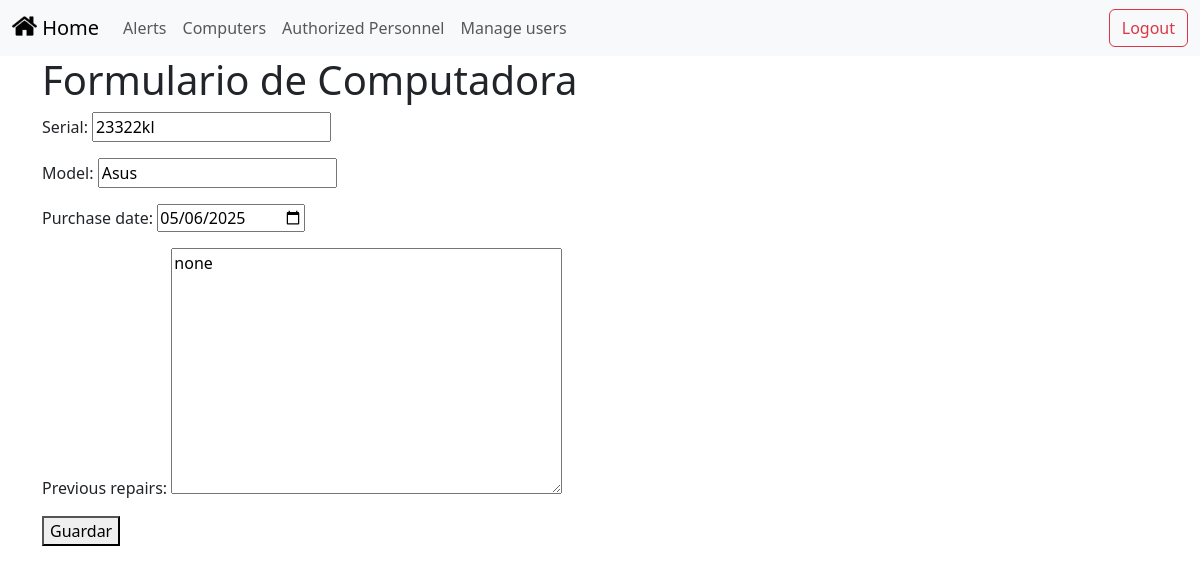
The page /computadoras/editar/5/ (signed in) on the database its author committed.
### administration/models.py (models this page shows)
class Computer(models.Model):
    serial = models.CharField(max_length=100, unique=True)
    model = models.CharField(max_length=100)
    purchase_date = models.DateField()  # 👈 Este debe ser un DateField
    previous_repairs = models.TextField(blank=True, null=True)

### administration/views.py (the view)
# urls.py: path('computadoras/editar/<int:pk>/', ComputerUpdateView.as_view(), name='editar_computadora'),
class ComputerUpdateView(LoginRequiredMixin, UserPassesTestMixin, SuccessMessageMixin, UpdateView):
    model = Computer
    form_class = ComputerForm
    template_name = 'administration/computer_form.html'
    success_url = reverse_lazy('computadoras')
    success_message = "Computadora actualizada correctamente."
    def test_func(self):
        return es_admin(self.request.user)

### administration/ComputerForm.py
class ComputerForm(forms.ModelForm):
    class Meta:
        model = Computer
        fields = ['serial', 'model', 'purchase_date', 'previous_repairs']
        widgets = {
            'purchase_date': forms.DateInput(attrs={'type': 'date'}),
        }

### administration/views.py (called while the page is built)
def es_admin(user):
    return user.is_superuser or user.groups.filter(name='admin').exists()

### administration/templates/administration/computer_form.html (shortened to what this page needs)
{% extends "base.html" %}
{% block content %}
<h1>Formulario de Computadora</h1>
<form method="post">
  {{ form.as_p }}
  <button type="submit">Guardar</button>
</form>
{% endblock %}

### rows shown on the page
Computer: serial "23322kl", model "Asus", purchase_date "05/06/2025", previous_repairs "none"
